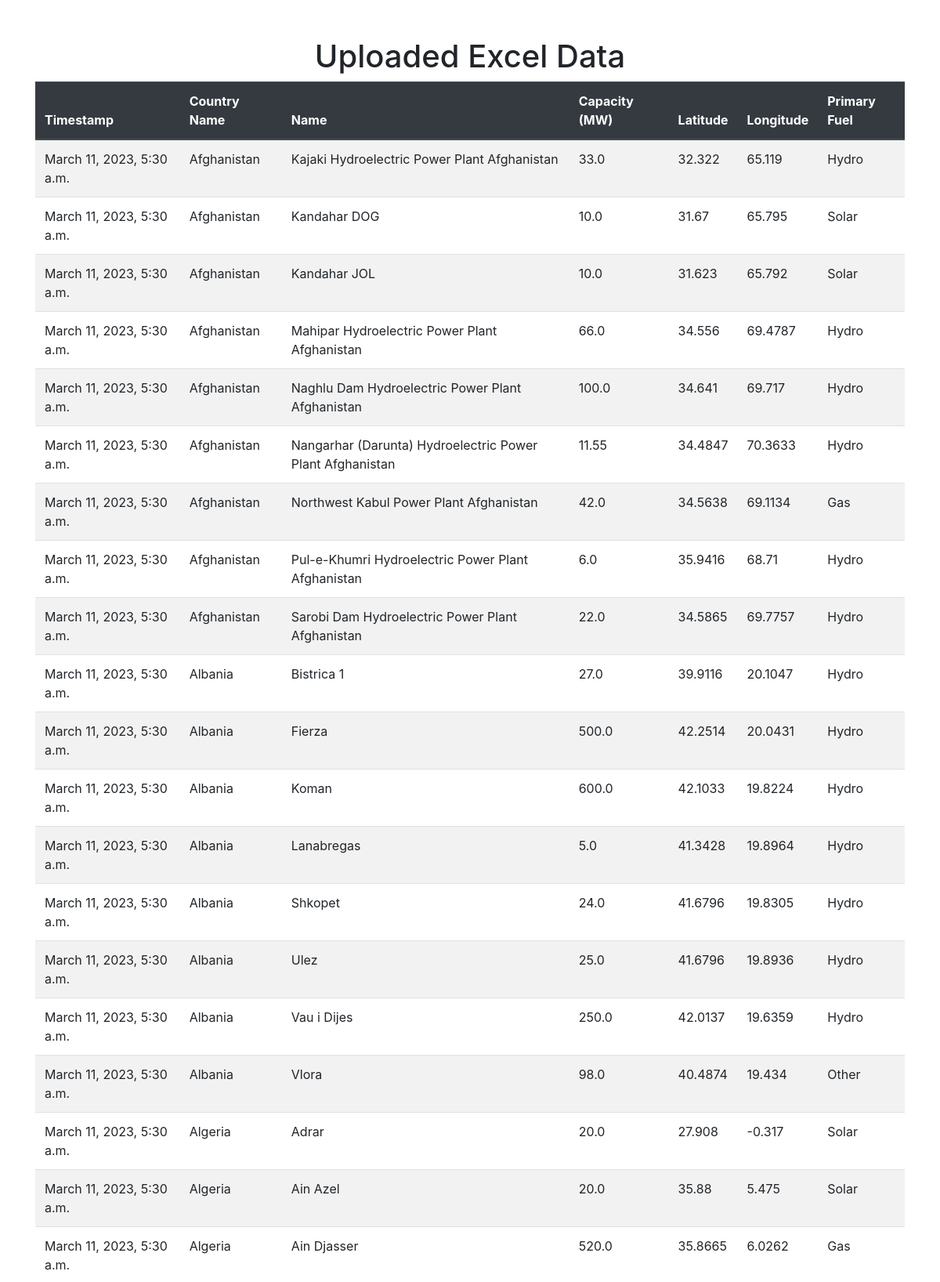
The app's page /display/ (upper part) with its own data.
### Excell_Upload_App/models.py (models this page shows, shortened)
class ExcelData(models.Model):
    timestamp = models.DateTimeField()
    country_name = models.CharField(max_length=50)
    name = models.CharField(max_length=20)
    capacity_mw = models.FloatField()
    latitude = models.FloatField()
    longitude = models.FloatField()
    primary_fuel = models.CharField(max_length=20)

### Excell_Upload_App/views.py (the view)
# urls.py: path('display/', views.display_data, name='display_data'),
def display_data(request):
    data = ExcelData.objects.all()
    return render(request, 'display_data.html', {'data': data})

### Excell_Upload_App/templates/display_data.html (shortened to what this page needs)
<!DOCTYPE html>
<html>
<head>
    <link rel="stylesheet" href="https://maxcdn.bootstrapcdn.com/bootstrap/4.5.2/css/bootstrap.min.css">
</head>
<body>
    <div class="container mt-5">
        <h1 class="text-center">Uploaded Excel Data</h1>
        <table class="table table-striped">
            <thead class="thead-dark">
                <tr>
                   <tr>
                <th>Timestamp</th>
                <th>Country Name</th>
                <th>Name</th>
                <th>Capacity (MW)</th>
                <th>Latitude</th>
                <th>Longitude</th>
                <th>Primary Fuel</th>
            </tr>
                </tr>
            </thead>
            <tbody>
            {% for entry in data %}
            <tr>
                <td>{{ entry.timestamp }}</td>
                <td>{{ entry.country_name }}</td>
                <td>{{ entry.name }}</td>
                <td>{{ entry.capacity_mw }}</td>
                <td>{{ entry.latitude }}</td>
                <td>{{ entry.longitude }}</td>
                <td>{{ entry.primary_fuel }}</td>
            </tr>
                {% empty %}
                <tr>
                    <td colspan="3" class="text-center">No data available.</td>
                </tr>
                {% endfor %}
            </tbody>
        </table>
    </div>
</body>
</html>

### records on screen
ExcelData: timestamp "March 11, 2023, 5:30 a.m.", country_name "Afghanistan", name "Kajaki Hydroelectric Power Plant Afghanistan", capacity_mw "33.0", latitude "32.322", longitude "65.119", primary_fuel "Hydro"
ExcelData: timestamp "March 11, 2023, 5:30 a.m.", country_name "Afghanistan", name "Kandahar DOG", capacity_mw "10.0", latitude "31.67", longitude "65.795", primary_fuel "Solar"
ExcelData: timestamp "March 11, 2023, 5:30 a.m.", country_name "Afghanistan", name "Kandahar JOL", capacity_mw "10.0", latitude "31.623", longitude "65.792", primary_fuel "Solar"
ExcelData: timestamp "March 11, 2023, 5:30 a.m.", country_name "Afghanistan", name "Mahipar Hydroelectric Power Plant Afghanistan", capacity_mw "66.0", latitude "34.556", longitude "69.4787", primary_fuel "Hydro"
ExcelData: timestamp "March 11, 2023, 5:30 a.m.", country_name "Afghanistan", name "Naghlu Dam Hydroelectric Power Plant Afghanistan", capacity_mw "100.0", latitude "34.641", longitude "69.717", primary_fuel "Hydro"
ExcelData: timestamp "March 11, 2023, 5:30 a.m.", country_name "Afghanistan", name "Nangarhar (Darunta) Hydroelectric Power Plant Afghanistan", capacity_mw "11.55", latitude "34.4847", longitude "70.3633", primary_fuel "Hydro"
ExcelData: timestamp "March 11, 2023, 5:30 a.m.", country_name "Afghanistan", name "Northwest Kabul Power Plant Afghanistan", capacity_mw "42.0", latitude "34.5638", longitude "69.1134", primary_fuel "Gas"
ExcelData: timestamp "March 11, 2023, 5:30 a.m.", country_name "Afghanistan", name "Pul-e-Khumri Hydroelectric Power Plant Afghanistan", capacity_mw "6.0", latitude "35.9416", longitude "68.71", primary_fuel "Hydro"
ExcelData: timestamp "March 11, 2023, 5:30 a.m.", country_name "Afghanistan", name "Sarobi Dam Hydroelectric Power Plant Afghanistan", capacity_mw "22.0", latitude "34.5865", longitude "69.7757", primary_fuel "Hydro"
ExcelData: timestamp "March 11, 2023, 5:30 a.m.", country_name "Albania", name "Bistrica 1", capacity_mw "27.0", latitude "39.9116", longitude "20.1047", primary_fuel "Hydro"
ExcelData: timestamp "March 11, 2023, 5:30 a.m.", country_name "Albania", name "Fierza", capacity_mw "500.0", latitude "42.2514", longitude "20.0431", primary_fuel "Hydro"
ExcelData: timestamp "March 11, 2023, 5:30 a.m.", country_name "Albania", name "Koman", capacity_mw "600.0", latitude "42.1033", longitude "19.8224", primary_fuel "Hydro"
ExcelData: timestamp "March 11, 2023, 5:30 a.m.", country_name "Albania", name "Lanabregas", capacity_mw "5.0", latitude "41.3428", longitude "19.8964", primary_fuel "Hydro"
ExcelData: timestamp "March 11, 2023, 5:30 a.m.", country_name "Albania", name "Shkopet", capacity_mw "24.0", latitude "41.6796", longitude "19.8305", primary_fuel "Hydro"
ExcelData: timestamp "March 11, 2023, 5:30 a.m.", country_name "Albania", name "Ulez", capacity_mw "25.0", latitude "41.6796", longitude "19.8936", primary_fuel "Hydro"
ExcelData: timestamp "March 11, 2023, 5:30 a.m.", country_name "Albania", name "Vau i Dijes", capacity_mw "250.0", latitude "42.0137", longitude "19.6359", primary_fuel "Hydro"
ExcelData: timestamp "March 11, 2023, 5:30 a.m.", country_name "Albania", name "Vlora", capacity_mw "98.0", latitude "40.4874", longitude "19.434", primary_fuel "Other"
ExcelData: timestamp "March 11, 2023, 5:30 a.m.", country_name "Algeria", name "Adrar", capacity_mw "20.0", latitude "27.908", longitude "-0.317", primary_fuel "Solar"
ExcelData: timestamp "March 11, 2023, 5:30 a.m.", country_name "Algeria", name "Ain Azel", capacity_mw "20.0", latitude "35.88", longitude "5.475", primary_fuel "Solar"
ExcelData: timestamp "March 11, 2023, 5:30 a.m.", country_name "Algeria", name "Ain Djasser", capacity_mw "520.0", latitude "35.8665", longitude "6.0262", primary_fuel "Gas"
